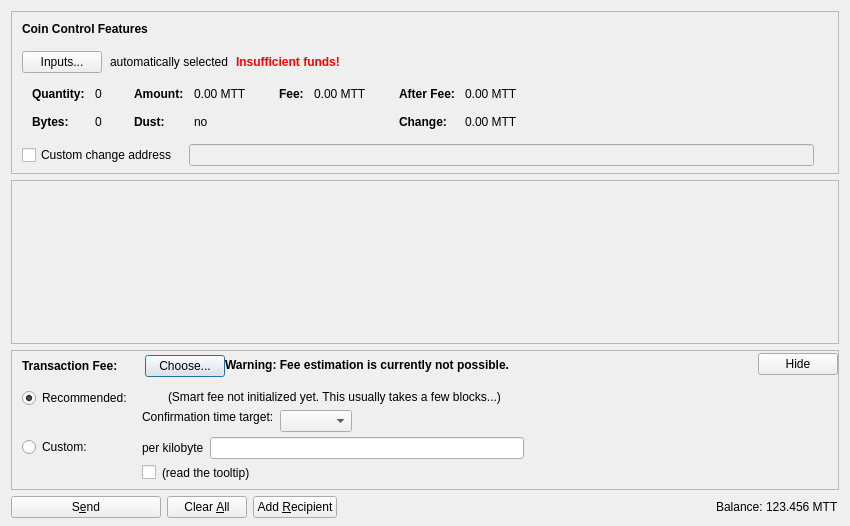
<?xml version="1.0" encoding="UTF-8"?>
<ui version="4.0">
 <class>SendCoinsDialog</class>
 <widget class="QDialog" name="SendCoinsDialog">
  <property name="geometry">
   <rect>
    <x>0</x>
    <y>0</y>
    <width>850</width>
    <height>526</height>
   </rect>
  </property>
  <property name="windowTitle">
   <string>Send Coins</string>
  </property>
  <layout class="QVBoxLayout" name="verticalLayout" stretch="0,1,0,0">
   <property name="bottomMargin">
    <number>8</number>
   </property>
   <item>
    <widget class="QFrame" name="frameCoinControl">
     <property name="sizePolicy">
      <sizepolicy hsizetype="Expanding" vsizetype="Expanding">
       <horstretch>0</horstretch>
       <verstretch>0</verstretch>
      </sizepolicy>
     </property>
     <property name="maximumSize">
      <size>
       <width>16777215</width>
       <height>16777215</height>
      </size>
     </property>
     <property name="frameShape">
      <enum>QFrame::StyledPanel</enum>
     </property>
     <property name="frameShadow">
      <enum>QFrame::Sunken</enum>
     </property>
     <layout class="QVBoxLayout" name="verticalLayoutCoinControl2">
      <property name="spacing">
       <number>0</number>
      </property>
      <property name="leftMargin">
       <number>0</number>
      </property>
      <property name="topMargin">
       <number>0</number>
      </property>
      <property name="rightMargin">
       <number>0</number>
      </property>
      <property name="bottomMargin">
       <number>6</number>
      </property>
      <item>
       <layout class="QVBoxLayout" name="verticalLayoutCoinControl" stretch="0,0,0,0,1">
        <property name="spacing">
         <number>0</number>
        </property>
        <property name="leftMargin">
         <number>10</number>
        </property>
        <property name="topMargin">
         <number>10</number>
        </property>
        <item>
         <layout class="QHBoxLayout" name="horizontalLayoutCoinControl1">
          <property name="bottomMargin">
           <number>15</number>
          </property>
          <item>
           <widget class="QLabel" name="labelCoinControlFeatures">
            <property name="sizePolicy">
             <sizepolicy hsizetype="Preferred" vsizetype="Maximum">
              <horstretch>0</horstretch>
              <verstretch>0</verstretch>
             </sizepolicy>
            </property>
            <property name="font">
             <font>
              <weight>75</weight>
              <bold>true</bold>
             </font>
            </property>
            <property name="styleSheet">
             <string notr="true">font-weight:bold;</string>
            </property>
            <property name="text">
             <string>Coin Control Features</string>
            </property>
           </widget>
          </item>
         </layout>
        </item>
        <item>
         <layout class="QHBoxLayout" name="horizontalLayoutCoinControl2" stretch="0,0,0,0">
          <property name="spacing">
           <number>8</number>
          </property>
          <property name="bottomMargin">
           <number>10</number>
          </property>
          <item>
           <widget class="QPushButton" name="pushButtonCoinControl">
            <property name="styleSheet">
             <string notr="true"/>
            </property>
            <property name="text">
             <string>Inputs...</string>
            </property>
            <property name="autoDefault">
             <bool>false</bool>
            </property>
           </widget>
          </item>
          <item>
           <widget class="QLabel" name="labelCoinControlAutomaticallySelected">
            <property name="text">
             <string>automatically selected</string>
            </property>
            <property name="margin">
             <number>5</number>
            </property>
           </widget>
          </item>
          <item>
           <widget class="QLabel" name="labelCoinControlInsuffFunds">
            <property name="font">
             <font>
              <weight>75</weight>
              <bold>true</bold>
             </font>
            </property>
            <property name="styleSheet">
             <string notr="true">color:red;font-weight:bold;</string>
            </property>
            <property name="text">
             <string>Insufficient funds!</string>
            </property>
            <property name="margin">
             <number>5</number>
            </property>
           </widget>
          </item>
          <item>
           <spacer name="horizontalSpacerCoinControl">
            <property name="orientation">
             <enum>Qt::Horizontal</enum>
            </property>
            <property name="sizeHint" stdset="0">
             <size>
              <width>40</width>
              <height>1</height>
             </size>
            </property>
           </spacer>
          </item>
         </layout>
        </item>
        <item>
         <widget class="QWidget" name="widgetCoinControl" native="true">
          <property name="sizePolicy">
           <sizepolicy hsizetype="Preferred" vsizetype="Preferred">
            <horstretch>0</horstretch>
            <verstretch>0</verstretch>
           </sizepolicy>
          </property>
          <property name="minimumSize">
           <size>
            <width>0</width>
            <height>0</height>
           </size>
          </property>
          <property name="styleSheet">
           <string notr="true"/>
          </property>
          <layout class="QHBoxLayout" name="horizontalLayoutCoinControl5">
           <property name="leftMargin">
            <number>0</number>
           </property>
           <property name="topMargin">
            <number>0</number>
           </property>
           <property name="rightMargin">
            <number>0</number>
           </property>
           <property name="bottomMargin">
            <number>0</number>
           </property>
           <item>
            <layout class="QHBoxLayout" name="horizontalLayoutCoinControl3" stretch="0,0,0,1">
             <property name="spacing">
              <number>20</number>
             </property>
             <property name="topMargin">
              <number>0</number>
             </property>
             <property name="bottomMargin">
              <number>10</number>
             </property>
             <item>
              <layout class="QFormLayout" name="formLayoutCoinControl1">
               <property name="horizontalSpacing">
                <number>10</number>
               </property>
               <property name="verticalSpacing">
                <number>14</number>
               </property>
               <property name="leftMargin">
                <number>10</number>
               </property>
               <property name="topMargin">
                <number>4</number>
               </property>
               <property name="rightMargin">
                <number>6</number>
               </property>
               <item row="0" column="0">
                <widget class="QLabel" name="labelCoinControlQuantityText">
                 <property name="font">
                  <font>
                   <weight>75</weight>
                   <bold>true</bold>
                  </font>
                 </property>
                 <property name="text">
                  <string>Quantity:</string>
                 </property>
                 <property name="margin">
                  <number>0</number>
                 </property>
                </widget>
               </item>
               <item row="0" column="1">
                <widget class="QLabel" name="labelCoinControlQuantity">
                 <property name="cursor">
                  <cursorShape>IBeamCursor</cursorShape>
                 </property>
                 <property name="contextMenuPolicy">
                  <enum>Qt::ActionsContextMenu</enum>
                 </property>
                 <property name="text">
                  <string notr="true">0</string>
                 </property>
                 <property name="margin">
                  <number>0</number>
                 </property>
                 <property name="textInteractionFlags">
                  <set>Qt::LinksAccessibleByMouse|Qt::TextSelectableByKeyboard|Qt::TextSelectableByMouse</set>
                 </property>
                </widget>
               </item>
               <item row="1" column="0">
                <widget class="QLabel" name="labelCoinControlBytesText">
                 <property name="font">
                  <font>
                   <weight>75</weight>
                   <bold>true</bold>
                  </font>
                 </property>
                 <property name="text">
                  <string>Bytes:</string>
                 </property>
                </widget>
               </item>
               <item row="1" column="1">
                <widget class="QLabel" name="labelCoinControlBytes">
                 <property name="cursor">
                  <cursorShape>IBeamCursor</cursorShape>
                 </property>
                 <property name="contextMenuPolicy">
                  <enum>Qt::ActionsContextMenu</enum>
                 </property>
                 <property name="text">
                  <string notr="true">0</string>
                 </property>
                 <property name="textInteractionFlags">
                  <set>Qt::LinksAccessibleByMouse|Qt::TextSelectableByKeyboard|Qt::TextSelectableByMouse</set>
                 </property>
                </widget>
               </item>
              </layout>
             </item>
             <item>
              <layout class="QFormLayout" name="formLayoutCoinControl2">
               <property name="horizontalSpacing">
                <number>10</number>
               </property>
               <property name="verticalSpacing">
                <number>14</number>
               </property>
               <property name="leftMargin">
                <number>6</number>
               </property>
               <property name="topMargin">
                <number>4</number>
               </property>
               <property name="rightMargin">
                <number>6</number>
               </property>
               <item row="0" column="0">
                <widget class="QLabel" name="labelCoinControlAmountText">
                 <property name="font">
                  <font>
                   <weight>75</weight>
                   <bold>true</bold>
                  </font>
                 </property>
                 <property name="text">
                  <string>Amount:</string>
                 </property>
                 <property name="margin">
                  <number>0</number>
                 </property>
                </widget>
               </item>
               <item row="0" column="1">
                <widget class="QLabel" name="labelCoinControlAmount">
                 <property name="cursor">
                  <cursorShape>IBeamCursor</cursorShape>
                 </property>
                 <property name="contextMenuPolicy">
                  <enum>Qt::ActionsContextMenu</enum>
                 </property>
                 <property name="text">
                  <string notr="true">0.00 MTT</string>
                 </property>
                 <property name="textInteractionFlags">
                  <set>Qt::LinksAccessibleByMouse|Qt::TextSelectableByKeyboard|Qt::TextSelectableByMouse</set>
                 </property>
                </widget>
               </item>
               <item row="1" column="0">
                <widget class="QLabel" name="labelCoinControlLowOutputText">
                 <property name="font">
                  <font>
                   <weight>75</weight>
                   <bold>true</bold>
                  </font>
                 </property>
                 <property name="text">
                  <string>Dust:</string>
                 </property>
                </widget>
               </item>
               <item row="1" column="1">
                <widget class="QLabel" name="labelCoinControlLowOutput">
                 <property name="cursor">
                  <cursorShape>IBeamCursor</cursorShape>
                 </property>
                 <property name="contextMenuPolicy">
                  <enum>Qt::ActionsContextMenu</enum>
                 </property>
                 <property name="text">
                  <string notr="true">no</string>
                 </property>
                 <property name="textInteractionFlags">
                  <set>Qt::LinksAccessibleByMouse|Qt::TextSelectableByKeyboard|Qt::TextSelectableByMouse</set>
                 </property>
                </widget>
               </item>
              </layout>
             </item>
             <item>
              <layout class="QFormLayout" name="formLayoutCoinControl3">
               <property name="horizontalSpacing">
                <number>10</number>
               </property>
               <property name="verticalSpacing">
                <number>14</number>
               </property>
               <property name="leftMargin">
                <number>6</number>
               </property>
               <property name="topMargin">
                <number>4</number>
               </property>
               <property name="rightMargin">
                <number>6</number>
               </property>
               <item row="0" column="0">
                <widget class="QLabel" name="labelCoinControlFeeText">
                 <property name="font">
                  <font>
                   <weight>75</weight>
                   <bold>true</bold>
                  </font>
                 </property>
                 <property name="text">
                  <string>Fee:</string>
                 </property>
                 <property name="margin">
                  <number>0</number>
                 </property>
                </widget>
               </item>
               <item row="0" column="1">
                <widget class="QLabel" name="labelCoinControlFee">
                 <property name="cursor">
                  <cursorShape>IBeamCursor</cursorShape>
                 </property>
                 <property name="contextMenuPolicy">
                  <enum>Qt::ActionsContextMenu</enum>
                 </property>
                 <property name="text">
                  <string notr="true">0.00 MTT</string>
                 </property>
                 <property name="textInteractionFlags">
                  <set>Qt::LinksAccessibleByMouse|Qt::TextSelectableByKeyboard|Qt::TextSelectableByMouse</set>
                 </property>
                </widget>
               </item>
              </layout>
             </item>
             <item>
              <layout class="QFormLayout" name="formLayoutCoinControl4">
               <property name="horizontalSpacing">
                <number>10</number>
               </property>
               <property name="verticalSpacing">
                <number>14</number>
               </property>
               <property name="leftMargin">
                <number>6</number>
               </property>
               <property name="topMargin">
                <number>4</number>
               </property>
               <property name="rightMargin">
                <number>6</number>
               </property>
               <item row="0" column="0">
                <widget class="QLabel" name="labelCoinControlAfterFeeText">
                 <property name="font">
                  <font>
                   <weight>75</weight>
                   <bold>true</bold>
                  </font>
                 </property>
                 <property name="text">
                  <string>After Fee:</string>
                 </property>
                 <property name="margin">
                  <number>0</number>
                 </property>
                </widget>
               </item>
               <item row="0" column="1">
                <widget class="QLabel" name="labelCoinControlAfterFee">
                 <property name="cursor">
                  <cursorShape>IBeamCursor</cursorShape>
                 </property>
                 <property name="contextMenuPolicy">
                  <enum>Qt::ActionsContextMenu</enum>
                 </property>
                 <property name="text">
                  <string notr="true">0.00 MTT</string>
                 </property>
                 <property name="textInteractionFlags">
                  <set>Qt::LinksAccessibleByMouse|Qt::TextSelectableByKeyboard|Qt::TextSelectableByMouse</set>
                 </property>
                </widget>
               </item>
               <item row="1" column="0">
                <widget class="QLabel" name="labelCoinControlChangeText">
                 <property name="font">
                  <font>
                   <weight>75</weight>
                   <bold>true</bold>
                  </font>
                 </property>
                 <property name="text">
                  <string>Change:</string>
                 </property>
                </widget>
               </item>
               <item row="1" column="1">
                <widget class="QLabel" name="labelCoinControlChange">
                 <property name="cursor">
                  <cursorShape>IBeamCursor</cursorShape>
                 </property>
                 <property name="contextMenuPolicy">
                  <enum>Qt::ActionsContextMenu</enum>
                 </property>
                 <property name="text">
                  <string notr="true">0.00 MTT</string>
                 </property>
                 <property name="textInteractionFlags">
                  <set>Qt::LinksAccessibleByMouse|Qt::TextSelectableByKeyboard|Qt::TextSelectableByMouse</set>
                 </property>
                </widget>
               </item>
              </layout>
             </item>
            </layout>
           </item>
          </layout>
         </widget>
        </item>
        <item>
         <layout class="QHBoxLayout" name="horizontalLayoutCoinControl4" stretch="0,0,0">
          <property name="spacing">
           <number>12</number>
          </property>
          <property name="sizeConstraint">
           <enum>QLayout::SetDefaultConstraint</enum>
          </property>
          <property name="topMargin">
           <number>5</number>
          </property>
          <property name="rightMargin">
           <number>5</number>
          </property>
          <item>
           <widget class="QCheckBox" name="checkBoxCoinControlChange">
            <property name="toolTip">
             <string>If this is activated, but the change address is empty or invalid, change will be sent to a newly generated address.</string>
            </property>
            <property name="text">
             <string>Custom change address</string>
            </property>
           </widget>
          </item>
          <item>
           <widget class="QValidatedLineEdit" name="lineEditCoinControlChange">
            <property name="enabled">
             <bool>false</bool>
            </property>
            <property name="sizePolicy">
             <sizepolicy hsizetype="Expanding" vsizetype="Fixed">
              <horstretch>0</horstretch>
              <verstretch>0</verstretch>
             </sizepolicy>
            </property>
           </widget>
          </item>
          <item>
           <widget class="QLabel" name="labelCoinControlChangeLabel">
            <property name="sizePolicy">
             <sizepolicy hsizetype="Preferred" vsizetype="Expanding">
              <horstretch>0</horstretch>
              <verstretch>0</verstretch>
             </sizepolicy>
            </property>
            <property name="minimumSize">
             <size>
              <width>0</width>
              <height>0</height>
             </size>
            </property>
            <property name="text">
             <string/>
            </property>
            <property name="margin">
             <number>3</number>
            </property>
           </widget>
          </item>
         </layout>
        </item>
        <item>
         <spacer name="verticalSpacerCoinControl">
          <property name="orientation">
           <enum>Qt::Vertical</enum>
          </property>
          <property name="sizeHint" stdset="0">
           <size>
            <width>800</width>
            <height>1</height>
           </size>
          </property>
         </spacer>
        </item>
       </layout>
      </item>
     </layout>
    </widget>
   </item>
   <item>
    <widget class="QScrollArea" name="scrollArea">
     <property name="widgetResizable">
      <bool>true</bool>
     </property>
     <widget class="QWidget" name="scrollAreaWidgetContents">
      <property name="geometry">
       <rect>
        <x>0</x>
        <y>0</y>
        <width>830</width>
        <height>104</height>
       </rect>
      </property>
      <layout class="QVBoxLayout" name="verticalLayout_2" stretch="0,1">
       <property name="leftMargin">
        <number>0</number>
       </property>
       <property name="topMargin">
        <number>0</number>
       </property>
       <property name="rightMargin">
        <number>0</number>
       </property>
       <property name="bottomMargin">
        <number>0</number>
       </property>
       <item>
        <layout class="QVBoxLayout" name="entries">
         <property name="spacing">
          <number>6</number>
         </property>
        </layout>
       </item>
       <item>
        <spacer name="verticalSpacer">
         <property name="orientation">
          <enum>Qt::Vertical</enum>
         </property>
         <property name="sizeHint" stdset="0">
          <size>
           <width>20</width>
           <height>40</height>
          </size>
         </property>
        </spacer>
       </item>
      </layout>
     </widget>
    </widget>
   </item>
   <item>
    <widget class="QFrame" name="frameFee">
     <property name="sizePolicy">
      <sizepolicy hsizetype="Expanding" vsizetype="Expanding">
       <horstretch>0</horstretch>
       <verstretch>0</verstretch>
      </sizepolicy>
     </property>
     <property name="maximumSize">
      <size>
       <width>16777215</width>
       <height>16777215</height>
      </size>
     </property>
     <property name="frameShape">
      <enum>QFrame::StyledPanel</enum>
     </property>
     <property name="frameShadow">
      <enum>QFrame::Sunken</enum>
     </property>
     <layout class="QVBoxLayout" name="verticalLayoutFee1">
      <property name="spacing">
       <number>0</number>
      </property>
      <property name="leftMargin">
       <number>0</number>
      </property>
      <property name="topMargin">
       <number>0</number>
      </property>
      <property name="rightMargin">
       <number>0</number>
      </property>
      <property name="bottomMargin">
       <number>0</number>
      </property>
      <item>
       <layout class="QVBoxLayout" name="verticalLayoutFee2" stretch="0,0,0">
        <property name="spacing">
         <number>0</number>
        </property>
        <property name="leftMargin">
         <number>10</number>
        </property>
        <property name="topMargin">
         <number>0</number>
        </property>
        <item>
         <layout class="QHBoxLayout" name="horizontalLayoutFee1">
          <property name="bottomMargin">
           <number>0</number>
          </property>
          <item>
           <layout class="QVBoxLayout" name="verticalLayoutFee7">
            <property name="spacing">
             <number>0</number>
            </property>
            <item>
             <spacer name="verticalSpacerSmartFee">
              <property name="orientation">
               <enum>Qt::Vertical</enum>
              </property>
              <property name="sizeType">
               <enum>QSizePolicy::Fixed</enum>
              </property>
              <property name="sizeHint" stdset="0">
               <size>
                <width>1</width>
                <height>4</height>
               </size>
              </property>
             </spacer>
            </item>
            <item>
             <layout class="QHBoxLayout" name="horizontalLayoutSmartFee">
              <property name="spacing">
               <number>10</number>
              </property>
              <item>
               <widget class="QLabel" name="labelFeeHeadline">
                <property name="sizePolicy">
                 <sizepolicy hsizetype="Preferred" vsizetype="Maximum">
                  <horstretch>0</horstretch>
                  <verstretch>0</verstretch>
                 </sizepolicy>
                </property>
                <property name="font">
                 <font>
                  <weight>75</weight>
                  <bold>true</bold>
                 </font>
                </property>
                <property name="styleSheet">
                 <string notr="true">font-weight:bold;</string>
                </property>
                <property name="text">
                 <string>Transaction Fee:</string>
                </property>
               </widget>
              </item>
              <item>
               <widget class="QLabel" name="labelFeeMinimized">
                <property name="text">
                 <string/>
                </property>
               </widget>
              </item>
              <item>
               <widget class="QPushButton" name="buttonChooseFee">
                <property name="text">
                 <string>Choose...</string>
                </property>
               </widget>
              </item>
             </layout>
            </item>
            <item>
             <spacer name="verticalSpacer_5">
              <property name="orientation">
               <enum>Qt::Vertical</enum>
              </property>
              <property name="sizeHint" stdset="0">
               <size>
                <width>1</width>
                <height>1</height>
               </size>
              </property>
             </spacer>
            </item>
           </layout>
          </item>
          <item>
           <widget class="QLabel" name="fallbackFeeWarningLabel">
            <property name="toolTip">
             <string>Using the fallbackfee can result in sending a transaction that will take several hours or days (or never) to confirm. Consider choosing your fee manually or wait until you have validated the complete chain.</string>
            </property>
            <property name="font">
            <font>
                <weight>75</weight>
                <bold>true</bold>
            </font>
            </property>
            <property name="text">
             <string>Warning: Fee estimation is currently not possible.</string>
            </property>
            <property name="wordWrap">
             <bool>false</bool>
            </property>
           </widget>
          </item>
          <item>
           <spacer name="horizontalSpacer_4">
            <property name="orientation">
             <enum>Qt::Horizontal</enum>
            </property>
            <property name="sizeType">
             <enum>QSizePolicy::MinimumExpanding</enum>
            </property>
            <property name="sizeHint" stdset="0">
             <size>
              <width>40</width>
              <height>20</height>
             </size>
            </property>
           </spacer>
          </item>
          <item>
           <widget class="QPushButton" name="buttonMinimizeFee">
            <property name="toolTip">
             <string>collapse fee-settings</string>
            </property>
            <property name="text">
             <string>Hide</string>
            </property>
           </widget>
          </item>
         </layout>
        </item>
        <item>
         <widget class="QFrame" name="frameFeeSelection">
          <layout class="QVBoxLayout" name="verticalLayoutFee12">
           <property name="spacing">
            <number>0</number>
           </property>
           <property name="leftMargin">
            <number>0</number>
           </property>
           <property name="topMargin">
            <number>0</number>
           </property>
           <property name="rightMargin">
            <number>0</number>
           </property>
           <property name="bottomMargin">
            <number>0</number>
           </property>
           <item>
            <layout class="QGridLayout" name="gridLayoutFee">
             <property name="topMargin">
              <number>10</number>
             </property>
             <property name="bottomMargin">
              <number>4</number>
             </property>
             <property name="horizontalSpacing">
              <number>10</number>
             </property>
             <property name="verticalSpacing">
              <number>4</number>
             </property>
             <item row="1" column="1">
              <layout class="QVBoxLayout" name="verticalLayoutFee8">
               <property name="spacing">
                <number>6</number>
               </property>
               <item>
                <layout class="QHBoxLayout" name="horizontalLayoutFee13">
                 <item>
                  <widget class="QLabel" name="labelCustomPerKilobyte">
                   <property name="toolTip">
                    <string>If the custom fee is set to 1000 satoshis and the transaction is only 250 bytes, then &quot;per kilobyte&quot; only pays 250 satoshis in fee, while &quot;total at least&quot; pays 1000 satoshis. For transactions bigger than a kilobyte both pay by kilobyte.</string>
                   </property>
                   <property name="text">
                    <string>per kilobyte</string>
                   </property>
                  </widget>
                 </item>
                 <item>
                  <widget class="BitcoinAmountField" name="customFee"/>
                 </item>
                 <item>
                  <spacer name="horizontalSpacer_6">
                   <property name="orientation">
                    <enum>Qt::Horizontal</enum>
                   </property>
                   <property name="sizeHint" stdset="0">
                    <size>
                     <width>1</width>
                     <height>1</height>
                    </size>
                   </property>
                  </spacer>
                 </item>
                </layout>
               </item>
               <item>
                <layout class="QHBoxLayout" name="horizontalLayoutFee8">
                 <item>
                  <widget class="QCheckBox" name="checkBoxMinimumFee">
                   <property name="toolTip">
                    <string>Paying only the minimum fee is just fine as long as there is less transaction volume than space in the blocks. But be aware that this can end up in a never confirming transaction once there is more demand for MTTcoin transactions than the network can process.</string>
                   </property>
                   <property name="text">
                    <string/>
                   </property>
                  </widget>
                 </item>
                 <item>
                  <widget class="QLabel" name="labelMinFeeWarning">
                   <property name="enabled">
                    <bool>true</bool>
                   </property>
                   <property name="toolTip">
                    <string>Paying only the minimum fee is just fine as long as there is less transaction volume than space in the blocks. But be aware that this can end up in a never confirming transaction once there is more demand for MTTcoin transactions than the network can process.</string>
                   </property>
                   <property name="text">
                    <string>(read the tooltip)</string>
                   </property>
                   <property name="margin">
                    <number>5</number>
                   </property>
                  </widget>
                 </item>
                 <item>
                  <spacer name="horizontalSpacer_2">
                   <property name="orientation">
                    <enum>Qt::Horizontal</enum>
                   </property>
                   <property name="sizeHint" stdset="0">
                    <size>
                     <width>1</width>
                     <height>1</height>
                    </size>
                   </property>
                  </spacer>
                 </item>
                </layout>
               </item>
              </layout>
             </item>
             <item row="0" column="0">
              <layout class="QVBoxLayout" name="verticalLayoutFee4" stretch="0,1">
               <item>
                <widget class="QRadioButton" name="radioSmartFee">
                 <property name="text">
                  <string>Recommended:</string>
                 </property>
                 <property name="checked">
                  <bool>true</bool>
                 </property>
                 <attribute name="buttonGroup">
                  <string notr="true">groupFee</string>
                 </attribute>
                </widget>
               </item>
               <item>
                <spacer name="verticalSpacer_2">
                 <property name="orientation">
                  <enum>Qt::Vertical</enum>
                 </property>
                 <property name="sizeHint" stdset="0">
                  <size>
                   <width>1</width>
                   <height>1</height>
                  </size>
                 </property>
                </spacer>
               </item>
              </layout>
             </item>
             <item row="1" column="0">
              <layout class="QVBoxLayout" name="verticalLayoutFee9" stretch="0,1">
               <item>
                <widget class="QRadioButton" name="radioCustomFee">
                 <property name="text">
                  <string>Custom:</string>
                 </property>
                 <attribute name="buttonGroup">
                  <string notr="true">groupFee</string>
                 </attribute>
                </widget>
               </item>
               <item>
                <spacer name="verticalSpacer_6">
                 <property name="orientation">
                  <enum>Qt::Vertical</enum>
                 </property>
                 <property name="sizeHint" stdset="0">
                  <size>
                   <width>1</width>
                   <height>1</height>
                  </size>
                 </property>
                </spacer>
               </item>
              </layout>
             </item>
             <item row="0" column="1">
              <layout class="QVBoxLayout" name="verticalLayoutFee3" stretch="0,0,1">
               <property name="spacing">
                <number>6</number>
               </property>
               <property name="topMargin">
                <number>2</number>
               </property>
               <item>
                <layout class="QHBoxLayout" name="horizontalLayoutFee12">
                 <item>
                  <widget class="QLabel" name="labelSmartFee">
                   <property name="text">
                    <string/>
                   </property>
                   <property name="margin">
                    <number>2</number>
                   </property>
                  </widget>
                 </item>
                 <item>
                  <widget class="QLabel" name="labelFeeEstimation">
                   <property name="text">
                    <string/>
                   </property>
                  </widget>
                 </item>
                 <item>
                  <widget class="QLabel" name="labelSmartFee2">
                   <property name="text">
                    <string>(Smart fee not initialized yet. This usually takes a few blocks...)</string>
                   </property>
                   <property name="margin">
                    <number>2</number>
                   </property>
                  </widget>
                 </item>
                 <item>
                  <spacer name="horizontalSpacer_5">
                   <property name="orientation">
                    <enum>Qt::Horizontal</enum>
                   </property>
                   <property name="sizeHint" stdset="0">
                    <size>
                     <width>1</width>
                     <height>1</height>
                    </size>
                   </property>
                  </spacer>
                 </item>
                </layout>
               </item>
               <item>
                <layout class="QHBoxLayout" name="horizontalLayoutFee9">
                 <item>
                  <layout class="QVBoxLayout" name="verticalLayoutFee6">
                   <item>
                    <widget class="QLabel" name="labelSmartFee3">
                     <property name="text">
                      <string>Confirmation time target:</string>
                     </property>
                     <property name="margin">
                      <number>2</number>
                     </property>
                    </widget>
                   </item>
                   <item>
                    <spacer name="verticalSpacer_3">
                     <property name="orientation">
                      <enum>Qt::Vertical</enum>
                     </property>
                     <property name="sizeHint" stdset="0">
                      <size>
                       <width>1</width>
                       <height>1</height>
                      </size>
                     </property>
                    </spacer>
                   </item>
                  </layout>
                 </item>
                 <item>
                  <layout class="QVBoxLayout" name="verticalLayoutFee5">
                   <property name="rightMargin">
                    <number>30</number>
                   </property>
                   <item>
                    <layout class="QHBoxLayout" name="horizontalLayoutConfTarget">
                     <property name="bottomMargin">
                      <number>0</number>
                     </property>
                     <item>
                      <widget class="QComboBox" name="confTargetSelector"/>
                     </item>
                     <item>
                      <spacer name="horizontalSpacerConfTarget">
                       <property name="orientation">
                        <enum>Qt::Horizontal</enum>
                       </property>
                       <property name="sizeHint" stdset="0">
                        <size>
                         <width>40</width>
                         <height>20</height>
                        </size>
                       </property>
                      </spacer>
                     </item>
                    </layout>
                   </item>
                  </layout>
                 </item>
                </layout>
               </item>
               <item>
                <spacer name="verticalSpacer_4">
                 <property name="orientation">
                  <enum>Qt::Vertical</enum>
                 </property>
                 <property name="sizeHint" stdset="0">
                  <size>
                   <width>1</width>
                   <height>1</height>
                  </size>
                 </property>
                </spacer>
               </item>
              </layout>
             </item>
            </layout>
           </item>
          </layout>
         </widget>
        </item>
        <item>
         <spacer name="verticalSpacerFee">
          <property name="orientation">
           <enum>Qt::Vertical</enum>
          </property>
          <property name="sizeHint" stdset="0">
           <size>
            <width>40</width>
            <height>5</height>
           </size>
          </property>
         </spacer>
        </item>
       </layout>
      </item>
     </layout>
    </widget>
   </item>
   <item>
    <layout class="QHBoxLayout" name="horizontalLayout">
     <item>
      <widget class="QPushButton" name="sendButton">
       <property name="minimumSize">
        <size>
         <width>150</width>
         <height>0</height>
        </size>
       </property>
       <property name="toolTip">
        <string>Confirm the send action</string>
       </property>
       <property name="text">
        <string>S&amp;end</string>
       </property>
       <property name="icon">
        <iconset resource="../bitcoin.qrc">
         <normaloff>:/icons/send</normaloff>:/icons/send</iconset>
       </property>
       <property name="autoDefault">
        <bool>false</bool>
       </property>
       <property name="default">
        <bool>false</bool>
       </property>
      </widget>
     </item>
     <item>
      <widget class="QPushButton" name="clearButton">
       <property name="sizePolicy">
        <sizepolicy hsizetype="Minimum" vsizetype="Fixed">
         <horstretch>0</horstretch>
         <verstretch>0</verstretch>
        </sizepolicy>
       </property>
       <property name="toolTip">
        <string>Clear all fields of the form.</string>
       </property>
       <property name="text">
        <string>Clear &amp;All</string>
       </property>
       <property name="icon">
        <iconset resource="../bitcoin.qrc">
         <normaloff>:/icons/remove</normaloff>:/icons/remove</iconset>
       </property>
       <property name="autoDefault">
        <bool>false</bool>
       </property>
      </widget>
     </item>
     <item>
      <widget class="QPushButton" name="addButton">
       <property name="toolTip">
        <string>Send to multiple recipients at once</string>
       </property>
       <property name="text">
        <string>Add &amp;Recipient</string>
       </property>
       <property name="icon">
        <iconset resource="../bitcoin.qrc">
         <normaloff>:/icons/add</normaloff>:/icons/add</iconset>
       </property>
       <property name="autoDefault">
        <bool>false</bool>
       </property>
      </widget>
     </item>
     <item>
      <spacer name="horizontalSpacer">
       <property name="orientation">
        <enum>Qt::Horizontal</enum>
       </property>
       <property name="sizeHint" stdset="0">
        <size>
         <width>40</width>
         <height>20</height>
        </size>
       </property>
      </spacer>
     </item>
     <item>
      <layout class="QHBoxLayout" name="horizontalLayout_2">
       <property name="spacing">
        <number>3</number>
       </property>
       <item>
        <widget class="QLabel" name="label">
         <property name="sizePolicy">
          <sizepolicy hsizetype="Preferred" vsizetype="Fixed">
           <horstretch>0</horstretch>
           <verstretch>0</verstretch>
          </sizepolicy>
         </property>
         <property name="text">
          <string>Balance:</string>
         </property>
        </widget>
       </item>
       <item>
        <widget class="QLabel" name="labelBalance">
         <property name="sizePolicy">
          <sizepolicy hsizetype="Preferred" vsizetype="Fixed">
           <horstretch>0</horstretch>
           <verstretch>0</verstretch>
          </sizepolicy>
         </property>
         <property name="cursor">
          <cursorShape>IBeamCursor</cursorShape>
         </property>
         <property name="text">
          <string notr="true">123.456 MTT</string>
         </property>
         <property name="textInteractionFlags">
          <set>Qt::LinksAccessibleByMouse|Qt::TextSelectableByKeyboard|Qt::TextSelectableByMouse</set>
         </property>
        </widget>
       </item>
      </layout>
     </item>
    </layout>
   </item>
  </layout>
 </widget>
 <customwidgets>
  <customwidget>
   <class>QValidatedLineEdit</class>
   <extends>QLineEdit</extends>
   <header>qvalidatedlineedit.h</header>
  </customwidget>
  <customwidget>
   <class>BitcoinAmountField</class>
   <extends>QLineEdit</extends>
   <header>bitcoinamountfield.h</header>
   <container>1</container>
  </customwidget>
 </customwidgets>
 <resources>
  <include location="../bitcoin.qrc"/>
 </resources>
 <connections/>
 <buttongroups>
  <buttongroup name="groupFee"/>
 </buttongroups>
</ui>
